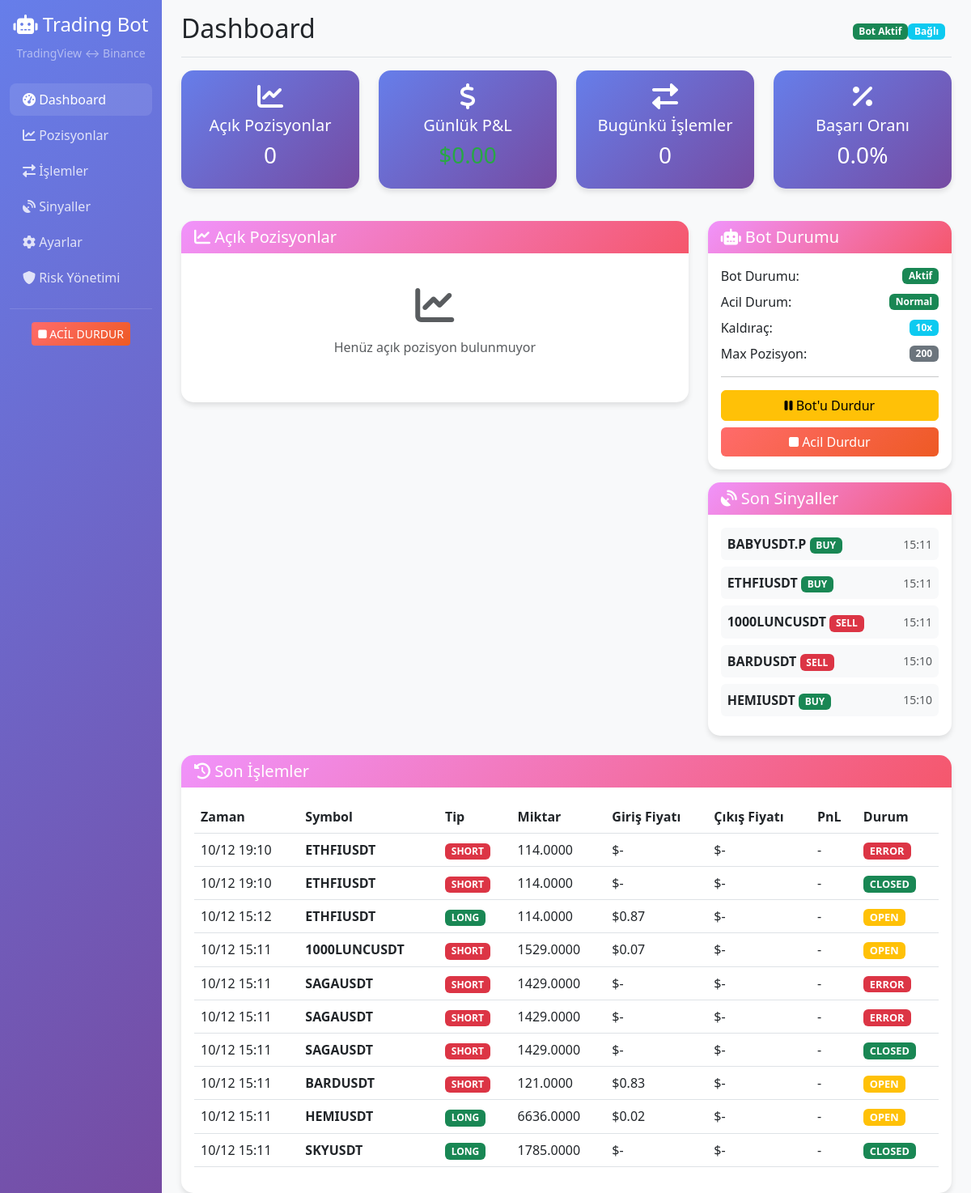
/dashboard, run on the app's committed database.
### app/models/signal.py (models this page shows, shortened)
class Signal(db.Model):
    __tablename__ = 'signals'
    id = db.Column(db.Integer, primary_key=True)
    external_id = db.Column(db.String(100))  # TradingView alert ID if available
    symbol = db.Column(db.String(20), nullable=False)
    signal_type = db.Column(db.Enum(SignalType), nullable=False)
    status = db.Column(db.Enum(SignalStatus), default=SignalStatus.RECEIVED)
    price = db.Column(db.Float)
    stop_loss = db.Column(db.Float)
    take_profit = db.Column(db.Float)
    raw_data = db.Column(db.Text)  # Store original JSON
    processed_at = db.Column(db.DateTime)
    error_message = db.Column(db.Text)
    created_at = db.Column(db.DateTime, default=datetime.utcnow)
    updated_at = db.Column(db.DateTime, default=datetime.utcnow, onupdate=datetime.utcnow)
    source_ip = db.Column(db.String(45))  # IPv6 support
    user_agent = db.Column(db.String(255))

### app/models/trade.py (models this page shows, shortened)
class Trade(db.Model):
    __tablename__ = 'trades'
    id = db.Column(db.Integer, primary_key=True)
    signal_id = db.Column(db.Integer, db.ForeignKey('signals.id'), nullable=False)
    binance_order_id = db.Column(db.String(50), unique=True)
    symbol = db.Column(db.String(20), nullable=False)
    trade_type = db.Column(db.Enum(TradeType), nullable=False)
    status = db.Column(db.Enum(TradeStatus), default=TradeStatus.PENDING)
    entry_price = db.Column(db.Float)
    exit_price = db.Column(db.Float)
    quantity = db.Column(db.Float, nullable=False)
    leverage = db.Column(db.Integer, default=10)
    stop_loss = db.Column(db.Float)
    take_profit = db.Column(db.Float)
    pnl = db.Column(db.Float, default=0.0)  # Profit and Loss
    commission = db.Column(db.Float, default=0.0)
    net_pnl = db.Column(db.Float, default=0.0)  # PnL after commission
    pnl_percentage = db.Column(db.Float, default=0.0)  # PnL percentage
    created_at = db.Column(db.DateTime, default=datetime.utcnow)
    opened_at = db.Column(db.DateTime)
    closed_at = db.Column(db.DateTime)
    error_message = db.Column(db.Text)
    retry_count = db.Column(db.Integer, default=0)
    signal = db.relationship('Signal', backref=db.backref('trades', lazy=True))

### app/web/routes.py (the view)
@bp.route('/dashboard')
def dashboard():
    try:
        settings = BotSettings.get_settings()
        positions = Position.get_open_positions()
        today = datetime.now().date()
        daily_trades = Trade.query.filter(
            Trade.created_at >= today,
            Trade.status == TradeStatus.CLOSED
        ).all()
        daily_pnl = sum(trade.net_pnl or 0 for trade in daily_trades)
        winning_trades = len([t for t in daily_trades if (t.net_pnl or 0) > 0])
        total_trades = len(daily_trades)
        success_rate = (winning_trades / total_trades * 100) if total_trades > 0 else 0
        recent_trades = Trade.query.order_by(Trade.created_at.desc()).limit(10).all()
        recent_signals = Signal.query.order_by(Signal.created_at.desc()).limit(5).all()
        return render_template('dashboard.html',
            positions=positions,
            open_positions_count=len(positions),
            daily_pnl=daily_pnl,
            daily_trades_count=len(daily_trades),
            success_rate=success_rate,
            recent_trades=recent_trades,
            recent_signals=recent_signals,
            bot_enabled=settings.bot_enabled,
            emergency_stop=settings.emergency_stop,
            default_leverage=settings.default_leverage,
            max_concurrent_positions=settings.max_concurrent_positions
        )
    except Exception as e:
        flash(f'Dashboard yüklenirken hata oluştu: {str(e)}', 'error')
        return render_template('dashboard.html',
            positions=[],
            open_positions_count=0,
            daily_pnl=0,
            daily_trades_count=0,
            success_rate=0,
            recent_trades=[],
            recent_signals=[],
            bot_enabled=False,
            emergency_stop=True,
            default_leverage=10,
            max_concurrent_positions=3
        )

### templates/dashboard.html (shortened to what this page needs)
{% extends "base.html" %}
{% block page_title %}Dashboard{% endblock %}
{% block content %}
<div class="row mb-4">
    <div class="col-md-3 mb-3">
        <div class="card metric-card">
            <div class="card-body text-center">
                <i class="fas fa-chart-line fa-2x mb-2"></i>
                <h5 class="card-title">Açık Pozisyonlar</h5>
                <h3 id="open-positions">{{ open_positions_count }}</h3>
            </div>
        </div>
    </div>
    <div class="col-md-3 mb-3">
        <div class="card metric-card">
            <div class="card-body text-center">
                <i class="fas fa-dollar-sign fa-2x mb-2"></i>
                <h5 class="card-title">Günlük P&L</h5>
                <h3 id="daily-pnl" class="{{ 'profit' if daily_pnl >= 0 else 'loss' }}">
                </h3>
            </div>
        </div>
    </div>
    <div class="col-md-3 mb-3">
        <div class="card metric-card">
            <div class="card-body text-center">
                <i class="fas fa-exchange-alt fa-2x mb-2"></i>
                <h5 class="card-title">Bugünkü İşlemler</h5>
                <h3 id="daily-trades">{{ daily_trades_count }}</h3>
            </div>
        </div>
    </div>
    <div class="col-md-3 mb-3">
        <div class="card metric-card">
            <div class="card-body text-center">
                <i class="fas fa-percentage fa-2x mb-2"></i>
                <h5 class="card-title">Başarı Oranı</h5>
                <h3 id="success-rate">{{ "%.1f"|format(success_rate) }}%</h3>
            </div>
        </div>
    </div>
</div>
<div class="row">
    <div class="col-md-8 mb-4">
        <div class="card">
            <div class="card-header">
                <h5 class="mb-0">
                    <i class="fas fa-chart-line"></i> Açık Pozisyonlar
                </h5>
            </div>
            <div class="card-body">
                {% if positions %}
                    <div class="table-responsive">
                        <table class="table table-hover">
                            <thead>
                                <tr>
                                    <th>Symbol</th>
                                    <th>Yön</th>
                                    <th>Boyut</th>
                                    <th>Giriş Fiyatı</th>
                                    <th>Güncel Fiyat</th>
                                    <th>PnL</th>
                                    <th>PnL %</th>
                                </tr>
                            </thead>
                            <tbody>
                                {% for position in positions %}
                                <tr>
                                    <td><strong>{{ position.symbol }}</strong></td>
                                    <td>
                                        <span class="badge {{ 'bg-success' if position.side.value == 'long' else 'bg-danger' }}">
                                            {{ position.side.value.upper() }}
                                        </span>
                                    </td>
                                    <td>{{ "%.4f"|format(position.size) }}</td>
                                    <td>${{ "%.2f"|format(position.entry_price) }}</td>
                                    <td>${{ "%.2f"|format(position.mark_price or position.entry_price) }}</td>
                                    <td class="{{ 'profit' if position.unrealized_pnl >= 0 else 'loss' }}">
                                        ${{ "%.2f"|format(position.unrealized_pnl) }}
                                    </td>
                                    <td class="{{ 'profit' if position.calculate_pnl_percentage() >= 0 else 'loss' }}">
                                        {{ "%.2f"|format(position.calculate_pnl_percentage()) }}%
                                    </td>
                                </tr>
                                {% endfor %}
                            </tbody>
                        </table>
                    </div>
                {% else %}
                    <div class="text-center text-muted py-4">
                        <i class="fas fa-chart-line fa-3x mb-3"></i>
                        <p>Henüz açık pozisyon bulunmuyor</p>
                    </div>
                {% endif %}
            </div>
        </div>
    </div>
    <div class="col-md-4 mb-4">
        <div class="card">
            <div class="card-header">
                <h5 class="mb-0">
                    <i class="fas fa-robot"></i> Bot Durumu
                </h5>
            </div>
            <div class="card-body">
                <div class="mb-3">
                    <div class="d-flex justify-content-between align-items-center mb-2">
                        <span>Bot Durumu:</span>
                        <span class="badge {{ 'bg-success' if bot_enabled and not emergency_stop else 'bg-danger' }}">
                            {{ 'Aktif' if bot_enabled and not emergency_stop else 'Durduruldu' }}
                        </span>
                    </div>
                    <div class="d-flex justify-content-between align-items-center mb-2">
                        <span>Acil Durum:</span>
                        <span class="badge {{ 'bg-danger' if emergency_stop else 'bg-success' }}">
                            {{ 'Aktif' if emergency_stop else 'Normal' }}
                        </span>
                    </div>
                    <div class="d-flex justify-content-between align-items-center mb-2">
                        <span>Kaldıraç:</span>
                        <span class="badge bg-info">{{ default_leverage }}x</span>
                    </div>
                    <div class="d-flex justify-content-between align-items-center mb-2">
                        <span>Max Pozisyon:</span>
                        <span class="badge bg-secondary">{{ max_concurrent_positions }}</span>
                    </div>
                </div>
                <hr>
                <div class="d-grid gap-2">
                    {% if not bot_enabled or emergency_stop %}
                        <button class="btn btn-success-gradient" onclick="startBot()">
                            <i class="fas fa-play"></i> Bot'u Başlat
                        </button>
                    {% else %}
                        <button class="btn btn-warning" onclick="stopBot()">
                            <i class="fas fa-pause"></i> Bot'u Durdur
                        </button>
                    {% endif %}
                    <button class="btn btn-emergency" onclick="emergencyStop()">
                        <i class="fas fa-stop"></i> Acil Durdur
                    </button>
                </div>
            </div>
        </div>
        <div class="card mt-3">
            <div class="card-header">
                <h5 class="mb-0">
                    <i class="fas fa-satellite-dish"></i> Son Sinyaller
                </h5>
            </div>
            <div class="card-body">
                {% if recent_signals %}
                    {% for signal in recent_signals %}
                    <div class="d-flex justify-content-between align-items-center mb-2 p-2 bg-light rounded">
                        <div>
                            <strong>{{ signal.symbol }}</strong>
                            <span class="badge {{ 'bg-success' if signal.signal_type.value == 'buy' else 'bg-danger' if signal.signal_type.value == 'sell' else 'bg-warning' }}">
                                {{ signal.signal_type.value.upper() }}
                            </span>
                        </div>
                        <small class="text-muted">
                            {{ signal.created_at.strftime('%H:%M') }}
                        </small>
                    </div>
                    {% endfor %}
                {% else %}
                    <div class="text-center text-muted">
                        <i class="fas fa-satellite-dish fa-2x mb-2"></i>
                        <p class="mb-0">Henüz sinyal alınmadı</p>
                    </div>
                {% endif %}
            </div>
        </div>
    </div>
</div>
<div class="row">
    <div class="col-12">
        <div class="card">
            <div class="card-header">
                <h5 class="mb-0">
                    <i class="fas fa-history"></i> Son İşlemler
                </h5>
            </div>
            <div class="card-body">
                {% if recent_trades %}
                    <div class="table-responsive">
                        <table class="table table-hover">
                            <thead>
                                <tr>
                                    <th>Zaman</th>
                                    <th>Symbol</th>
                                    <th>Tip</th>
                                    <th>Miktar</th>
                                    <th>Giriş Fiyatı</th>
                                    <th>Çıkış Fiyatı</th>
                                    <th>PnL</th>
                                    <th>Durum</th>
                                </tr>
                            </thead>
                            <tbody>
                                {% for trade in recent_trades %}
                                <tr>
                                    <td>{{ trade.created_at.strftime('%d/%m %H:%M') }}</td>
                                    <td><strong>{{ trade.symbol }}</strong></td>
                                    <td>
                                        <span class="badge {{ 'bg-success' if trade.trade_type.value == 'long' else 'bg-danger' }}">
                                            {{ trade.trade_type.value.upper() }}
                                        </span>
                                    </td>
                                    <td>{{ "%.4f"|format(trade.quantity) }}</td>
                                    <td>${{ "%.2f"|format(trade.entry_price) if trade.entry_price else '-' }}</td>
                                    <td>${{ "%.2f"|format(trade.exit_price) if trade.exit_price else '-' }}</td>
                                    <td class="{{ 'profit' if trade.net_pnl and trade.net_pnl >= 0 else 'loss' if trade.net_pnl else '' }}">
                                        {% if trade.net_pnl %}
                                            ${{ "%.2f"|format(trade.net_pnl) }}
                                        {% else %}
                                            -
                                        {% endif %}
                                    </td>
                                    <td>
                                        <span class="badge status-badge {{ 'bg-success' if trade.status.value == 'closed' else 'bg-warning' if trade.status.value == 'open' else 'bg-danger' if trade.status.value == 'error' else 'bg-secondary' }}">
                                            {{ trade.status.value.upper() }}
                                        </span>
                                    </td>
                                </tr>
                                {% endfor %}
                            </tbody>
                        </table>
                    </div>
                {% else %}
                    <div class="text-center text-muted py-4">
                        <i class="fas fa-exchange-alt fa-3x mb-3"></i>
                        <p>Henüz işlem bulunmuyor</p>
                    </div>
                {% endif %}
            </div>
        </div>
    </div>
</div>
{% endblock %}

### data on the page
Signal: symbol "BABYUSDT.P", signal_type.value "BUY", created_at "15:11"
Signal: symbol "ETHFIUSDT", signal_type.value "BUY", created_at "15:11"
Signal: symbol "1000LUNCUSDT", signal_type.value "SELL", created_at "15:11"
Signal: symbol "BARDUSDT", signal_type.value "SELL", created_at "15:10"
Signal: symbol "HEMIUSDT", signal_type.value "BUY", created_at "15:10"
Trade: created_at "10/12 19:10", symbol "ETHFIUSDT", trade_type.value "SHORT", quantity "114.0000", entry_price "-", exit_price "-", status.value "ERROR"
Trade: created_at "10/12 19:10", symbol "ETHFIUSDT", trade_type.value "SHORT", quantity "114.0000", entry_price "-", exit_price "-", status.value "CLOSED"
Trade: created_at "10/12 15:12", symbol "ETHFIUSDT", trade_type.value "LONG", quantity "114.0000", entry_price "0.87", exit_price "-", status.value "OPEN"
Trade: created_at "10/12 15:11", symbol "1000LUNCUSDT", trade_type.value "SHORT", quantity "1529.0000", entry_price "0.07", exit_price "-", status.value "OPEN"
Trade: created_at "10/12 15:11", symbol "SAGAUSDT", trade_type.value "SHORT", quantity "1429.0000", entry_price "-", exit_price "-", status.value "ERROR"
Trade: created_at "10/12 15:11", symbol "SAGAUSDT", trade_type.value "SHORT", quantity "1429.0000", entry_price "-", exit_price "-", status.value "ERROR"
Trade: created_at "10/12 15:11", symbol "SAGAUSDT", trade_type.value "SHORT", quantity "1429.0000", entry_price "-", exit_price "-", status.value "CLOSED"
Trade: created_at "10/12 15:11", symbol "BARDUSDT", trade_type.value "SHORT", quantity "121.0000", entry_price "0.83", exit_price "-", status.value "OPEN"
Trade: created_at "10/12 15:11", symbol "HEMIUSDT", trade_type.value "LONG", quantity "6636.0000", entry_price "0.02", exit_price "-", status.value "OPEN"
Trade: created_at "10/12 15:11", symbol "SKYUSDT", trade_type.value "LONG", quantity "1785.0000", entry_price "-", exit_price "-", status.value "CLOSED"

### other printed values
{{ open_positions_count }} "0"
{{ daily_trades_count }} "0"
{{ "%.1f"|format(success_rate) }} "0.0"
{{ 'Aktif' if bot_enabled and not emergency_stop else 'Durduruldu' }} "Aktif"
{{ 'Aktif' if emergency_stop else 'Normal' }} "Normal"
{{ default_leverage }} "10"
{{ max_concurrent_positions }} "200"
